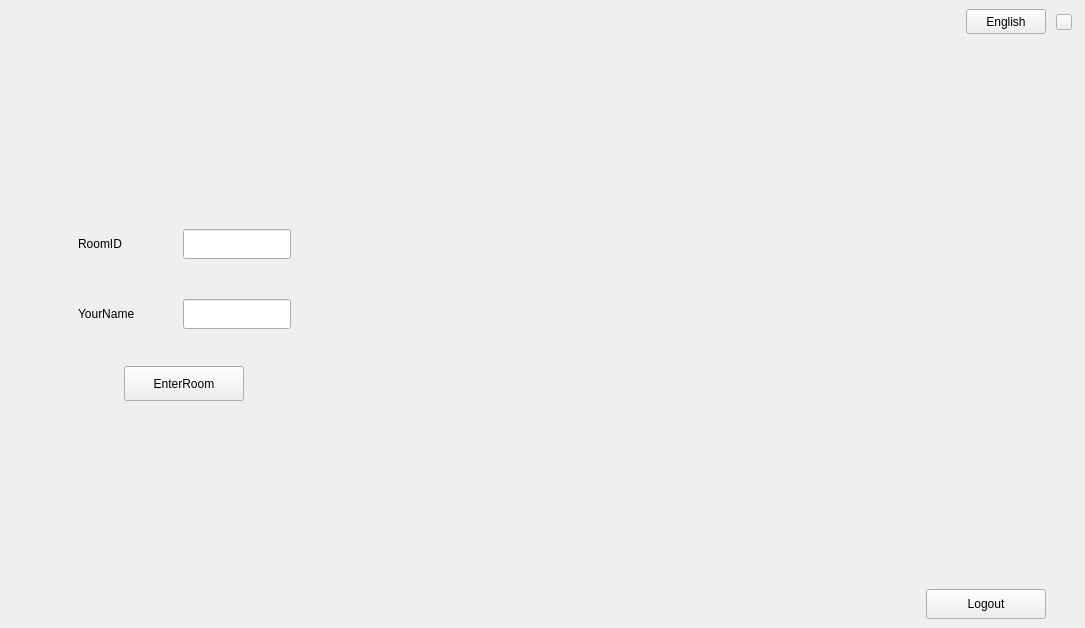
<?xml version="1.0" encoding="UTF-8"?>
<ui version="4.0">
 <class>LoginViewController</class>
 <widget class="QWidget" name="LoginViewController">
  <property name="geometry">
   <rect>
    <x>0</x>
    <y>0</y>
    <width>1085</width>
    <height>628</height>
   </rect>
  </property>
  <property name="windowTitle">
   <string/>
  </property>
  <layout class="QHBoxLayout" name="horizontalLayout_6">
   <property name="spacing">
    <number>0</number>
   </property>
   <property name="leftMargin">
    <number>0</number>
   </property>
   <property name="topMargin">
    <number>0</number>
   </property>
   <property name="rightMargin">
    <number>0</number>
   </property>
   <property name="bottomMargin">
    <number>0</number>
   </property>
   <item>
    <widget class="QWidget" name="background_widget" native="true">
     <layout class="QHBoxLayout" name="horizontalLayout_9">
      <item>
       <layout class="QHBoxLayout" name="horizontalLayout_8">
        <property name="spacing">
         <number>10</number>
        </property>
        <item>
         <layout class="QVBoxLayout" name="verticalLayout_4">
          <item>
           <spacer name="verticalSpacer_2">
            <property name="orientation">
             <enum>Qt::Vertical</enum>
            </property>
            <property name="sizeHint" stdset="0">
             <size>
              <width>20</width>
              <height>40</height>
             </size>
            </property>
           </spacer>
          </item>
          <item>
           <layout class="QHBoxLayout" name="horizontalLayout_7">
            <item>
             <spacer name="horizontalSpacer_5">
              <property name="orientation">
               <enum>Qt::Horizontal</enum>
              </property>
              <property name="sizeType">
               <enum>QSizePolicy::Fixed</enum>
              </property>
              <property name="sizeHint" stdset="0">
               <size>
                <width>50</width>
                <height>20</height>
               </size>
              </property>
             </spacer>
            </item>
            <item>
             <widget class="QWidget" name="login_widget" native="true">
              <property name="minimumSize">
               <size>
                <width>0</width>
                <height>0</height>
               </size>
              </property>
              <property name="maximumSize">
               <size>
                <width>300</width>
                <height>16777215</height>
               </size>
              </property>
              <layout class="QVBoxLayout" name="verticalLayout">
               <property name="spacing">
                <number>20</number>
               </property>
               <item>
                <widget class="QWidget" name="room_id_widget" native="true">
                 <property name="minimumSize">
                  <size>
                   <width>0</width>
                   <height>50</height>
                  </size>
                 </property>
                 <property name="maximumSize">
                  <size>
                   <width>16777215</width>
                   <height>50</height>
                  </size>
                 </property>
                 <layout class="QHBoxLayout" name="horizontalLayout_2">
                  <property name="spacing">
                   <number>5</number>
                  </property>
                  <property name="leftMargin">
                   <number>10</number>
                  </property>
                  <property name="topMargin">
                   <number>10</number>
                  </property>
                  <property name="rightMargin">
                   <number>10</number>
                  </property>
                  <property name="bottomMargin">
                   <number>10</number>
                  </property>
                  <item>
                   <widget class="QLabel" name="room_id_label">
                    <property name="minimumSize">
                     <size>
                      <width>100</width>
                      <height>30</height>
                     </size>
                    </property>
                    <property name="maximumSize">
                     <size>
                      <width>100</width>
                      <height>30</height>
                     </size>
                    </property>
                    <property name="text">
                     <string>RoomID</string>
                    </property>
                   </widget>
                  </item>
                  <item>
                   <widget class="QLineEdit" name="room_id_edit">
                    <property name="minimumSize">
                     <size>
                      <width>0</width>
                      <height>30</height>
                     </size>
                    </property>
                    <property name="maximumSize">
                     <size>
                      <width>16777215</width>
                      <height>30</height>
                     </size>
                    </property>
                    <property name="toolTip">
                     <string>The maximum length cannot exceed 9</string>
                    </property>
                    <property name="maxLength">
                     <number>9</number>
                    </property>
                    <property name="alignment">
                     <set>Qt::AlignLeading|Qt::AlignLeft|Qt::AlignVCenter</set>
                    </property>
                   </widget>
                  </item>
                 </layout>
                </widget>
               </item>
               <item>
                <widget class="QWidget" name="name_widget" native="true">
                 <property name="minimumSize">
                  <size>
                   <width>0</width>
                   <height>50</height>
                  </size>
                 </property>
                 <property name="maximumSize">
                  <size>
                   <width>16777215</width>
                   <height>50</height>
                  </size>
                 </property>
                 <layout class="QHBoxLayout" name="horizontalLayout">
                  <property name="spacing">
                   <number>5</number>
                  </property>
                  <property name="leftMargin">
                   <number>10</number>
                  </property>
                  <property name="topMargin">
                   <number>10</number>
                  </property>
                  <property name="rightMargin">
                   <number>10</number>
                  </property>
                  <property name="bottomMargin">
                   <number>10</number>
                  </property>
                  <item>
                   <widget class="QLabel" name="name_label">
                    <property name="minimumSize">
                     <size>
                      <width>100</width>
                      <height>30</height>
                     </size>
                    </property>
                    <property name="maximumSize">
                     <size>
                      <width>100</width>
                      <height>30</height>
                     </size>
                    </property>
                    <property name="text">
                     <string>YourName</string>
                    </property>
                   </widget>
                  </item>
                  <item>
                   <widget class="QLineEdit" name="name_edit">
                    <property name="minimumSize">
                     <size>
                      <width>0</width>
                      <height>30</height>
                     </size>
                    </property>
                    <property name="maximumSize">
                     <size>
                      <width>16777215</width>
                      <height>30</height>
                     </size>
                    </property>
                    <property name="toolTip">
                     <string>The maximum length cannot exceed 16</string>
                    </property>
                    <property name="maxLength">
                     <number>16</number>
                    </property>
                    <property name="alignment">
                     <set>Qt::AlignLeading|Qt::AlignLeft|Qt::AlignVCenter</set>
                    </property>
                   </widget>
                  </item>
                 </layout>
                </widget>
               </item>
               <item>
                <widget class="QWidget" name="enter_room_widget" native="true">
                 <property name="minimumSize">
                  <size>
                   <width>0</width>
                   <height>50</height>
                  </size>
                 </property>
                 <property name="maximumSize">
                  <size>
                   <width>16777215</width>
                   <height>50</height>
                  </size>
                 </property>
                 <layout class="QHBoxLayout" name="horizontalLayout_5">
                  <property name="spacing">
                   <number>0</number>
                  </property>
                  <property name="topMargin">
                   <number>5</number>
                  </property>
                  <property name="bottomMargin">
                   <number>5</number>
                  </property>
                  <item>
                   <widget class="QPushButton" name="enter_room_btn">
                    <property name="minimumSize">
                     <size>
                      <width>120</width>
                      <height>35</height>
                     </size>
                    </property>
                    <property name="maximumSize">
                     <size>
                      <width>120</width>
                      <height>35</height>
                     </size>
                    </property>
                    <property name="text">
                     <string>EnterRoom</string>
                    </property>
                   </widget>
                  </item>
                 </layout>
                </widget>
               </item>
              </layout>
             </widget>
            </item>
            <item>
             <spacer name="horizontalSpacer_6">
              <property name="orientation">
               <enum>Qt::Horizontal</enum>
              </property>
              <property name="sizeHint" stdset="0">
               <size>
                <width>40</width>
                <height>20</height>
               </size>
              </property>
             </spacer>
            </item>
           </layout>
          </item>
          <item>
           <spacer name="verticalSpacer_3">
            <property name="orientation">
             <enum>Qt::Vertical</enum>
            </property>
            <property name="sizeHint" stdset="0">
             <size>
              <width>20</width>
              <height>40</height>
             </size>
            </property>
           </spacer>
          </item>
         </layout>
        </item>
        <item>
         <spacer name="horizontalSpacer_4">
          <property name="orientation">
           <enum>Qt::Horizontal</enum>
          </property>
          <property name="sizeHint" stdset="0">
           <size>
            <width>40</width>
            <height>20</height>
           </size>
          </property>
         </spacer>
        </item>
        <item>
         <layout class="QVBoxLayout" name="verticalLayout_5">
          <property name="leftMargin">
           <number>0</number>
          </property>
          <property name="rightMargin">
           <number>0</number>
          </property>
          <item>
           <widget class="QWidget" name="widget" native="true">
            <property name="minimumSize">
             <size>
              <width>120</width>
              <height>26</height>
             </size>
            </property>
            <property name="maximumSize">
             <size>
              <width>120</width>
              <height>26</height>
             </size>
            </property>
            <layout class="QHBoxLayout" name="horizontalLayout_3">
             <property name="spacing">
              <number>0</number>
             </property>
             <property name="leftMargin">
              <number>0</number>
             </property>
             <property name="topMargin">
              <number>0</number>
             </property>
             <property name="rightMargin">
              <number>0</number>
             </property>
             <property name="bottomMargin">
              <number>0</number>
             </property>
             <item>
              <spacer name="horizontalSpacer">
               <property name="orientation">
                <enum>Qt::Horizontal</enum>
               </property>
               <property name="sizeHint" stdset="0">
                <size>
                 <width>40</width>
                 <height>20</height>
                </size>
               </property>
              </spacer>
             </item>
             <item>
              <widget class="QPushButton" name="btn_language">
               <property name="minimumSize">
                <size>
                 <width>80</width>
                 <height>25</height>
                </size>
               </property>
               <property name="maximumSize">
                <size>
                 <width>80</width>
                 <height>25</height>
                </size>
               </property>
               <property name="layoutDirection">
                <enum>Qt::LeftToRight</enum>
               </property>
               <property name="text">
                <string>English</string>
               </property>
               <property name="checkable">
                <bool>true</bool>
               </property>
              </widget>
             </item>
            </layout>
           </widget>
          </item>
          <item>
           <spacer name="verticalSpacer_4">
            <property name="orientation">
             <enum>Qt::Vertical</enum>
            </property>
            <property name="sizeHint" stdset="0">
             <size>
              <width>20</width>
              <height>40</height>
             </size>
            </property>
           </spacer>
          </item>
          <item>
           <widget class="QPushButton" name="btn_logout">
            <property name="minimumSize">
             <size>
              <width>80</width>
              <height>30</height>
             </size>
            </property>
            <property name="maximumSize">
             <size>
              <width>120</width>
              <height>30</height>
             </size>
            </property>
            <property name="text">
             <string>Logout</string>
            </property>
            <property name="checkable">
             <bool>true</bool>
            </property>
           </widget>
          </item>
         </layout>
        </item>
        <item>
         <layout class="QVBoxLayout" name="verticalLayout_3">
          <property name="topMargin">
           <number>5</number>
          </property>
          <item>
           <widget class="QPushButton" name="close_btn">
            <property name="minimumSize">
             <size>
              <width>16</width>
              <height>16</height>
             </size>
            </property>
            <property name="maximumSize">
             <size>
              <width>16</width>
              <height>16</height>
             </size>
            </property>
            <property name="text">
             <string/>
            </property>
           </widget>
          </item>
          <item>
           <spacer name="verticalSpacer">
            <property name="orientation">
             <enum>Qt::Vertical</enum>
            </property>
            <property name="sizeHint" stdset="0">
             <size>
              <width>20</width>
              <height>40</height>
             </size>
            </property>
           </spacer>
          </item>
         </layout>
        </item>
       </layout>
      </item>
     </layout>
    </widget>
   </item>
  </layout>
 </widget>
 <resources/>
 <connections/>
</ui>
